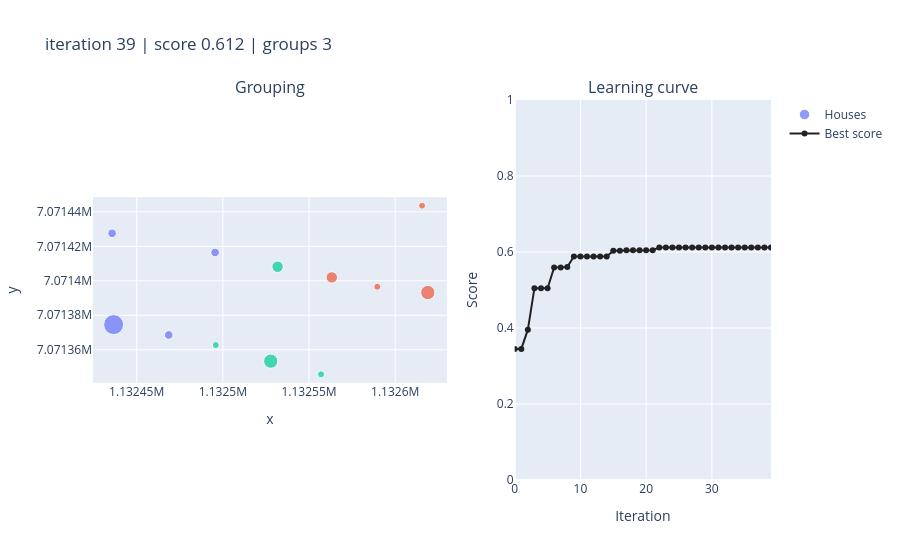

Notebook source saved alongside this figure:
### Code cell
distance_weight = 1
sc = Seed_Container(seed=1452105090)
#region = RegionGenerator(seed_container=sc).random(40, 1, 10)
region = RegionGenerator(seed_container=sc).geo_random(bbox, 1, 10)
#algo = K_Means(sc, distance_weight, 3, 10)
algo = Genetic(sc, distance_weight, 3, 40)
#algo = Brute_Force(distance_weight, 3)
animation = Animation()
for frame in algo.group(region=region, animate=True):
    animation.receive(frame)

### Figure 1 — Plotly figure (JSON) as saved in the notebook; plotly's stock layout.template omitted (floating-point values rounded to 4 significant figures)
{"data": [{"customdata": [0, 0, 1, 1, 2, 1, 2, 2, 2, 0, 0, 1], "hovertemplate": "House %{text}<br>Group %{customdata}<extra></extra>", "marker": {"color": ["#636EFA", "#636EFA", "#EF553B", "#EF553B", "#00CC96", "#EF553B", "#00CC96", "#00CC96", "#00CC96", "#636EFA", "#636EFA", "#EF553B"], "size": [20.0, 8.571, 7.0, 7.0, 7.0, 11.43, 14.29, 11.43, 7.0, 8.571, 8.571, 14.29]}, "mode": "markers", "name": "Houses", "text": ["X1132436.624249|Y7071374.597555", "X1132435.747208|Y7071427.537876", "X1132589.574045|Y7071396.564291", "X1132615.544882|Y7071443.585832", "X1132556.968567|Y7071345.746176", "X1132563.195243|Y7071401.974919", "X1132527.758332|Y7071353.377289", "X1132531.765834|Y7071408.141964", "X1132495.857337|Y7071362.720541", "X1132495.485842|Y7071416.443503", "X1132468.575325|Y7071368.574074", "X1132618.890503|Y7071393.197709"], "type": "scatter", "x": [1132000.0, 1132000.0, 1133000.0, 1133000.0, 1133000.0, 1133000.0, 1133000.0, 1133000.0, 1132000.0, 1132000.0, 1132000.0, 1133000.0], "xaxis": "x", "y": [7071000.0, 7071000.0, 7071000.0, 7071000.0, 7071000.0, 7071000.0, 7071000.0, 7071000.0, 7071000.0, 7071000.0, 7071000.0, 7071000.0], "yaxis": "y"}, {"line": {"color": "#222222"}, "mode": "lines+markers", "name": "Best score", "type": "scatter", "x": [0, 1, 2, 3, 4, 5, 6, 7, 8, 9, 10, 11, 12, 13, 14, 15, 16, 17, 18, 19, 20, 21, 22, 23, 24, 25, 26, 27, 28, 29, 30, 31, 32, 33, 34, 35, 36, 37, 38, 39], "xaxis": "x2", "y": [0.3449, 0.345, 0.3957, 0.5048, 0.5048, 0.5048, 0.5593, 0.5593, 0.5607, 0.5883, 0.5883, 0.5883, 0.5883, 0.5883, 0.5883, 0.6033, 0.6033, 0.6045, 0.6045, 0.6045, 0.6045, 0.6045, 0.6117, 0.6117, 0.6117, 0.6117, 0.6117, 0.6117, 0.6117, 0.6117, 0.6117, 0.6117, 0.6117, 0.6117, 0.6117, 0.6117, 0.6117, 0.6117, 0.6117, 0.6117], "yaxis": "y2"}], "layout": {"annotations": [{"font": {"size": 16}, "showarrow": false, "text": "Grouping", "x": 0.261, "xanchor": "center", "xref": "paper", "y": 1, "yanchor": "bottom", "yref": "paper"}, {"font": {"size": 16}, "showarrow": false, "text": "Learning curve", "x": 0.811, "xanchor": "center", "xref": "paper", "y": 1, "yanchor": "bottom", "yref": "paper"}], "title": {"text": "iteration 39 | score 0.612 | groups 3"}, "xaxis": {"anchor": "y", "domain": [0, 0.522], "range": [1132000.0, 1133000.0], "title": {"text": "x"}}, "xaxis2": {"anchor": "y2", "domain": [0.622, 1], "range": [0, 39], "title": {"text": "Iteration"}}, "yaxis": {"anchor": "x", "constrain": "domain", "domain": [0, 1], "range": [7071000.0, 7071000.0], "scaleanchor": "x", "scaleratio": 1, "title": {"text": "y"}}, "yaxis2": {"anchor": "x2", "domain": [0, 1], "range": [0, 1], "title": {"text": "Score"}}}}
